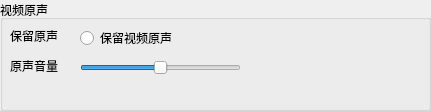
    <widget class="QGroupBox" name="groupBox_13">
     <property name="geometry">
      <rect>
       <x>0</x>
       <y>170</y>
       <width>431</width>
       <height>111</height>
      </rect>
     </property>
     <property name="title">
      <string>视频原声</string>
     </property>
     <widget class="QLabel" name="label_94">
      <property name="geometry">
       <rect>
        <x>10</x>
        <y>30</y>
        <width>54</width>
        <height>12</height>
       </rect>
      </property>
      <property name="text">
       <string>保留原声</string>
      </property>
     </widget>
     <widget class="QRadioButton" name="radioButton_22">
      <property name="geometry">
       <rect>
        <x>80</x>
        <y>30</y>
        <width>111</width>
        <height>16</height>
       </rect>
      </property>
      <property name="text">
       <string>保留视频原声</string>
      </property>
     </widget>
     <widget class="QLabel" name="label_95">
      <property name="geometry">
       <rect>
        <x>10</x>
        <y>60</y>
        <width>54</width>
        <height>12</height>
       </rect>
      </property>
      <property name="text">
       <string>原声音量</string>
      </property>
     </widget>
     <widget class="QSlider" name="horizontalSlider_7">
      <property name="geometry">
       <rect>
        <x>80</x>
        <y>60</y>
        <width>161</width>
        <height>16</height>
       </rect>
      </property>
      <property name="layoutDirection">
       <enum>Qt::LeftToRight</enum>
      </property>
      <property name="maximum">
       <number>100</number>
      </property>
      <property name="value">
       <number>50</number>
      </property>
      <property name="orientation">
       <enum>Qt::Horizontal</enum>
      </property>
     </widget>
    </widget>
